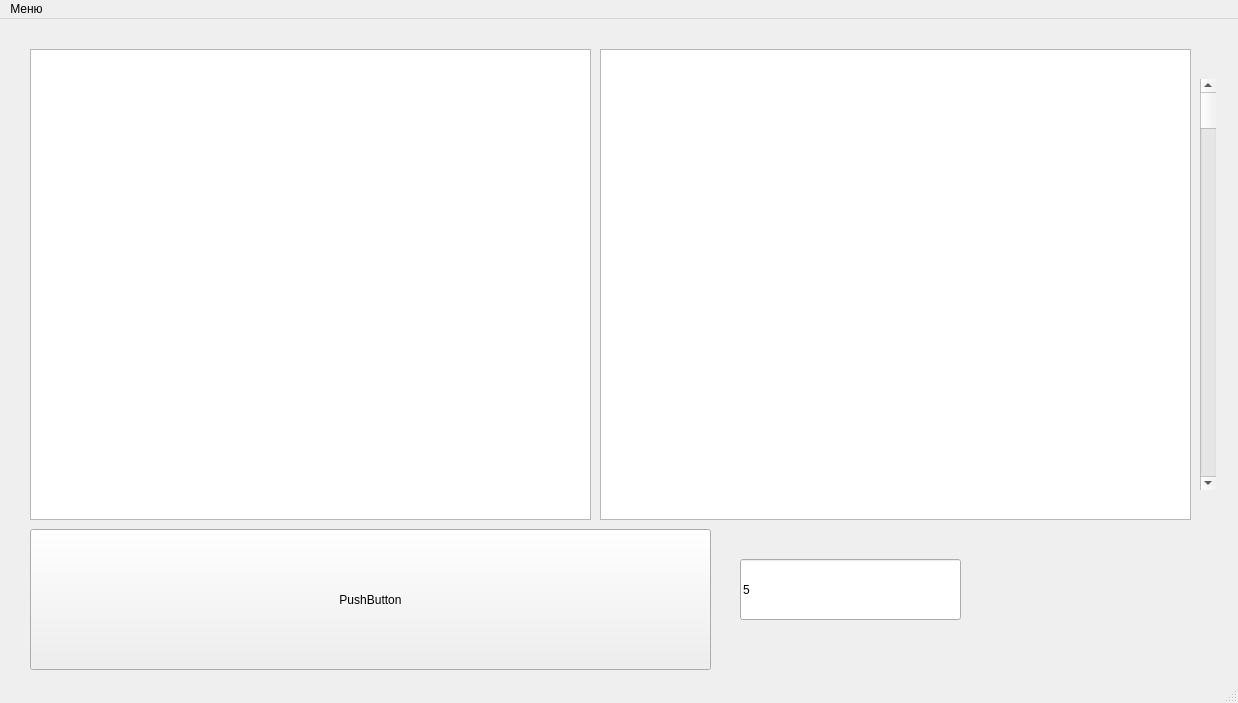
<?xml version="1.0" encoding="UTF-8"?>
<ui version="4.0">
 <class>MainWindow</class>
 <widget class="QMainWindow" name="MainWindow">
  <property name="geometry">
   <rect>
    <x>0</x>
    <y>0</y>
    <width>1238</width>
    <height>703</height>
   </rect>
  </property>
  <property name="windowTitle">
   <string>MainWindow</string>
  </property>
  <widget class="QWidget" name="centralwidget">
   <widget class="QGraphicsView" name="srcGrView">
    <property name="geometry">
     <rect>
      <x>30</x>
      <y>30</y>
      <width>561</width>
      <height>471</height>
     </rect>
    </property>
   </widget>
   <widget class="QPushButton" name="pushButton">
    <property name="geometry">
     <rect>
      <x>30</x>
      <y>510</y>
      <width>681</width>
      <height>141</height>
     </rect>
    </property>
    <property name="text">
     <string>PushButton</string>
    </property>
   </widget>
   <widget class="QGraphicsView" name="dstGrView">
    <property name="geometry">
     <rect>
      <x>600</x>
      <y>30</y>
      <width>591</width>
      <height>471</height>
     </rect>
    </property>
   </widget>
   <widget class="QLineEdit" name="lineEdit">
    <property name="geometry">
     <rect>
      <x>740</x>
      <y>540</y>
      <width>221</width>
      <height>61</height>
     </rect>
    </property>
    <property name="text">
     <string>5</string>
    </property>
   </widget>
   <widget class="QScrollBar" name="verticalScrollBar">
    <property name="geometry">
     <rect>
      <x>1200</x>
      <y>60</y>
      <width>16</width>
      <height>411</height>
     </rect>
    </property>
    <property name="orientation">
     <enum>Qt::Vertical</enum>
    </property>
   </widget>
  </widget>
  <widget class="QMenuBar" name="menubar">
   <property name="geometry">
    <rect>
     <x>0</x>
     <y>0</y>
     <width>1238</width>
     <height>21</height>
    </rect>
   </property>
   <widget class="QMenu" name="menu">
    <property name="title">
     <string>Меню</string>
    </property>
    <addaction name="action"/>
   </widget>
   <addaction name="menu"/>
  </widget>
  <widget class="QStatusBar" name="statusbar"/>
  <action name="action">
   <property name="text">
    <string>Открыть</string>
   </property>
  </action>
 </widget>
 <resources/>
 <connections/>
</ui>
